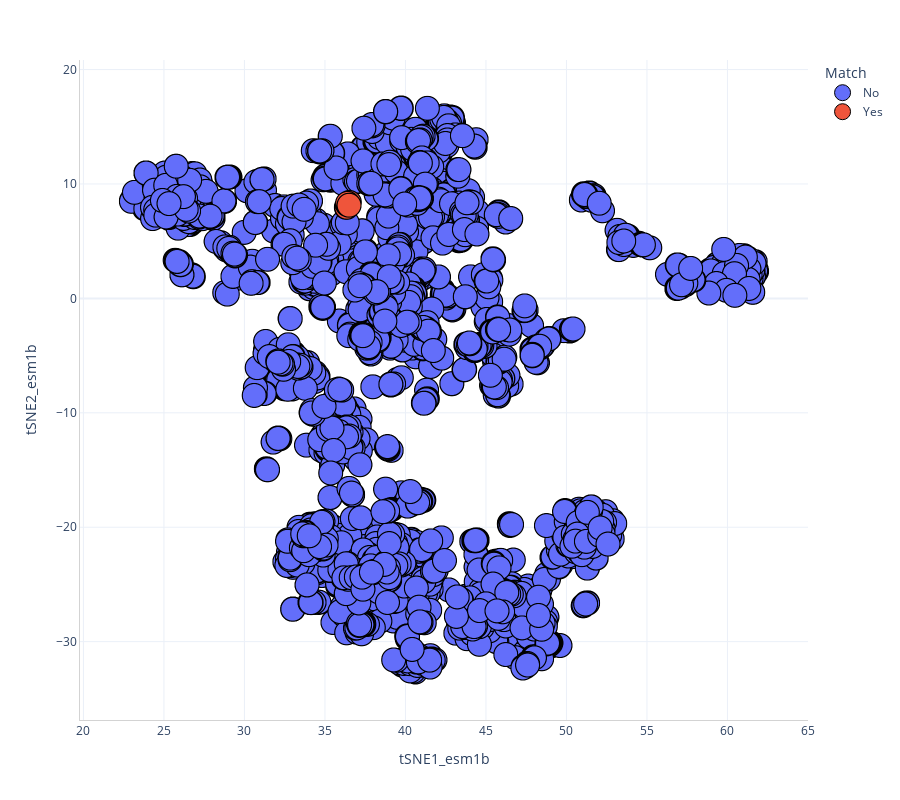

The cell this chart's notebook holds for it:
### Code cell
do_iscatter(df_sbl[df_sbl.bla_class.str.contains("Class C")], "Match")

### Figure 1 — Plotly figure (JSON) as saved in the notebook; plotly's stock layout.template omitted (floating-point values rounded to 4 significant figures; data arrays with more than 128 entries replaced by an {"elided": "..."} marker saying what was removed)
{"data": [{"customdata": {"elided": "6577x2 str values"}, "hovertemplate": "<b>%{hovertext}</b><br><br>Match=No<br>tSNE1_esm1b=%{x}<br>tSNE2_esm1b=%{y}<br>protein_family_header=%{customdata[0]}<br>bla_class=%{customdata[1]}<extra></extra>", "hovertext": {"elided": "6577 str values"}, "legendgroup": "No", "marker": {"color": "#636EFA", "line": {"color": "black", "width": 1}, "size": 24, "symbol": "circle"}, "mode": "markers", "name": "No", "showlegend": true, "type": "scattergl", "x": {"elided": "6577 float values"}, "xaxis": "x", "y": {"elided": "6577 float values"}, "yaxis": "y"}, {"customdata": [["Other", "Class C"], ["Other", "Class C"], ["Other", "Class C"], ["Other", "Class C"], ["Other", "Class C"], ["Other", "Class C"], ["Other", "Class C"], ["Other", "Class C"], ["Other", "Class C"]], "hovertemplate": "<b>%{hovertext}</b><br><br>Match=Yes<br>tSNE1_esm1b=%{x}<br>tSNE2_esm1b=%{y}<br>protein_family_header=%{customdata[0]}<br>bla_class=%{customdata[1]}<extra></extra>", "hovertext": ["CD-CD1-1", "CD-CD2-1", "CD-CD3-1", "CD-CD4-1", "CD-CD4-2", "CD-CD5-1", "CD-CD6-1", "CD-CD7-1", "CD-LRA13-1"], "legendgroup": "Yes", "marker": {"color": "#EF553B", "line": {"color": "black", "width": 1}, "size": 24, "symbol": "circle"}, "mode": "markers", "name": "Yes", "showlegend": true, "type": "scattergl", "x": [36.35, 36.49, 36.41, 36.41, 36.42, 36.47, 36.51, 36.4, 36.5], "xaxis": "x", "y": [7.965, 8.279, 8.195, 8.199, 8.209, 8.201, 8.387, 8.305, 8.144], "yaxis": "y"}], "layout": {"height": 800, "legend": {"title": {"text": "Match"}, "tracegroupgap": 0}, "margin": {"t": 60}, "width": 900, "xaxis": {"anchor": "y", "domain": [0, 1], "linecolor": "LightGrey", "linewidth": 1, "showline": true, "title": {"text": "tSNE1_esm1b"}}, "yaxis": {"anchor": "x", "domain": [0, 1], "linecolor": "LightGrey", "linewidth": 1, "showline": true, "title": {"text": "tSNE2_esm1b"}}}}
